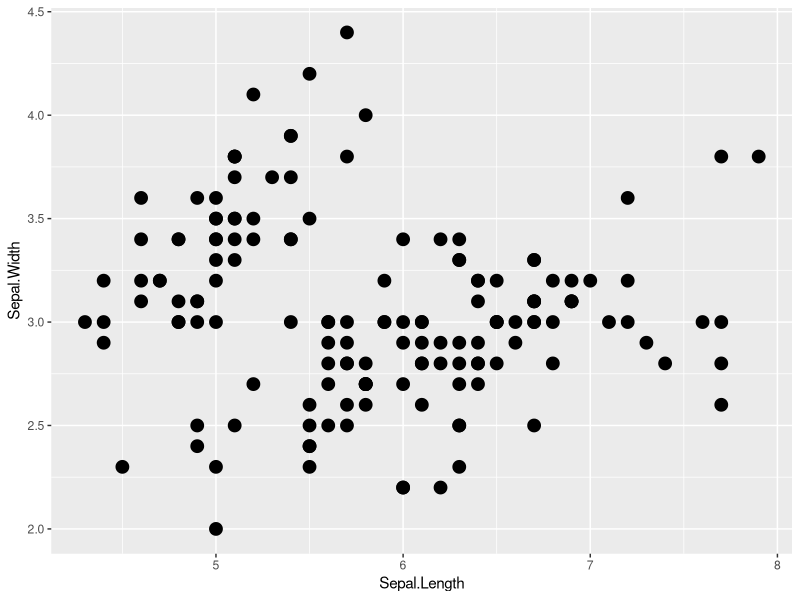
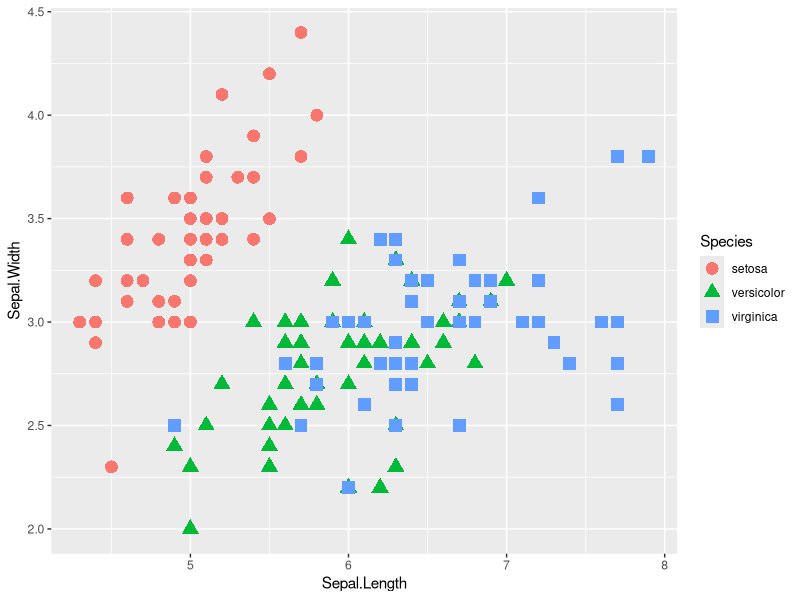
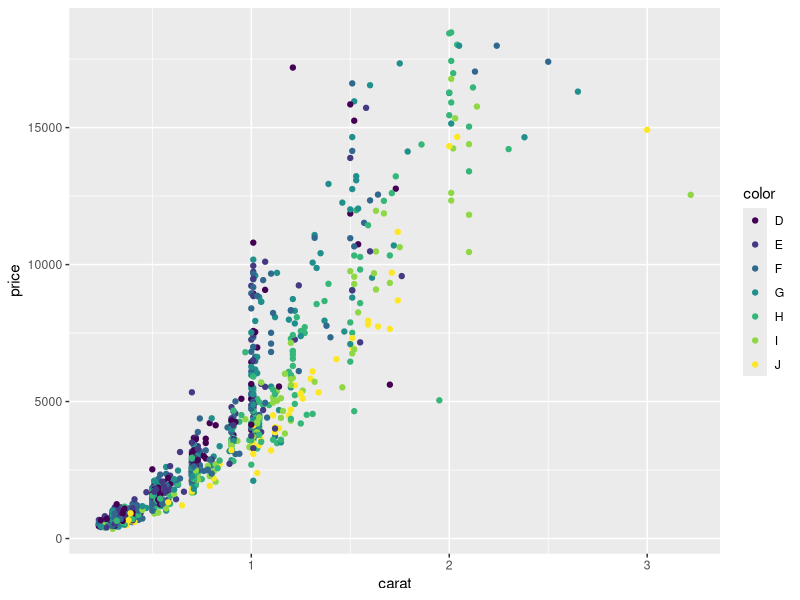
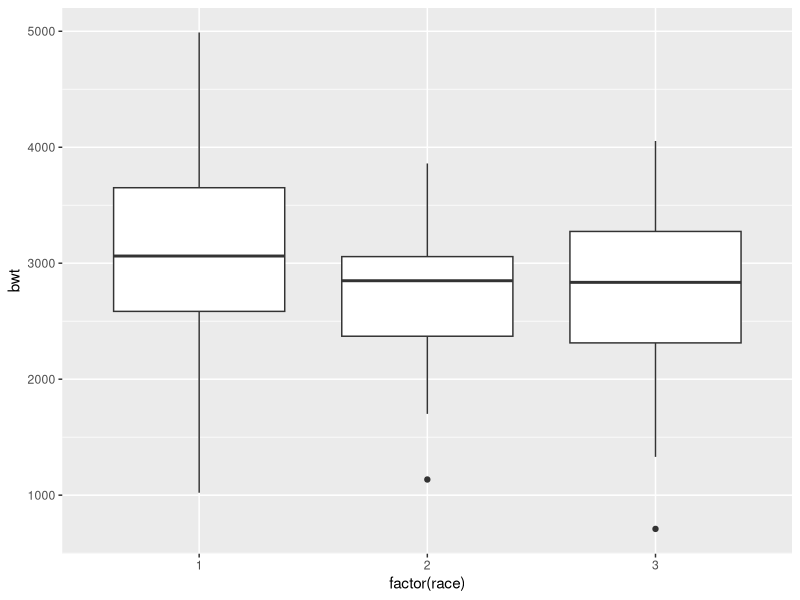

Write R code to recreate these figures, in order.
# ggplot learning script
#Bearded-guy
#Feb 22, 2015

install.packages("ggplot2", dependencies = TRUE)
install.packages("plyr")
install.packages("ggthemes")
install.packages("reshape2")

#ggplot2 is very good for data analysis.
head(iris)
#grammar
#must have a data fram. I.e. no vectors or matrixs.
#plyr
iris[1:2,]
#reshape
library("ggplot2")
library("reshape2")
library("ggthemes")
library("plyr")
myplot <- ggplot(data = iris, aes(x = Sepal.Length, y = Sepal.Width)) +
  geom_point(size = 4)
myplot

ggplot(iris, aes(Sepal.Length, Sepal.Width, color = Species)) + 
  geom_point(aes(shape = Species), size = 4)

d2 <- diamonds[sample(1:dim(diamonds)[1], 1000), ] 

ggplot(d2, aes(carat, price, color = color)) + 
  geom_point()

library(MASS)
ggplot(birthwt, aes(factor(race), bwt)) + 
  geom_boxplot()

